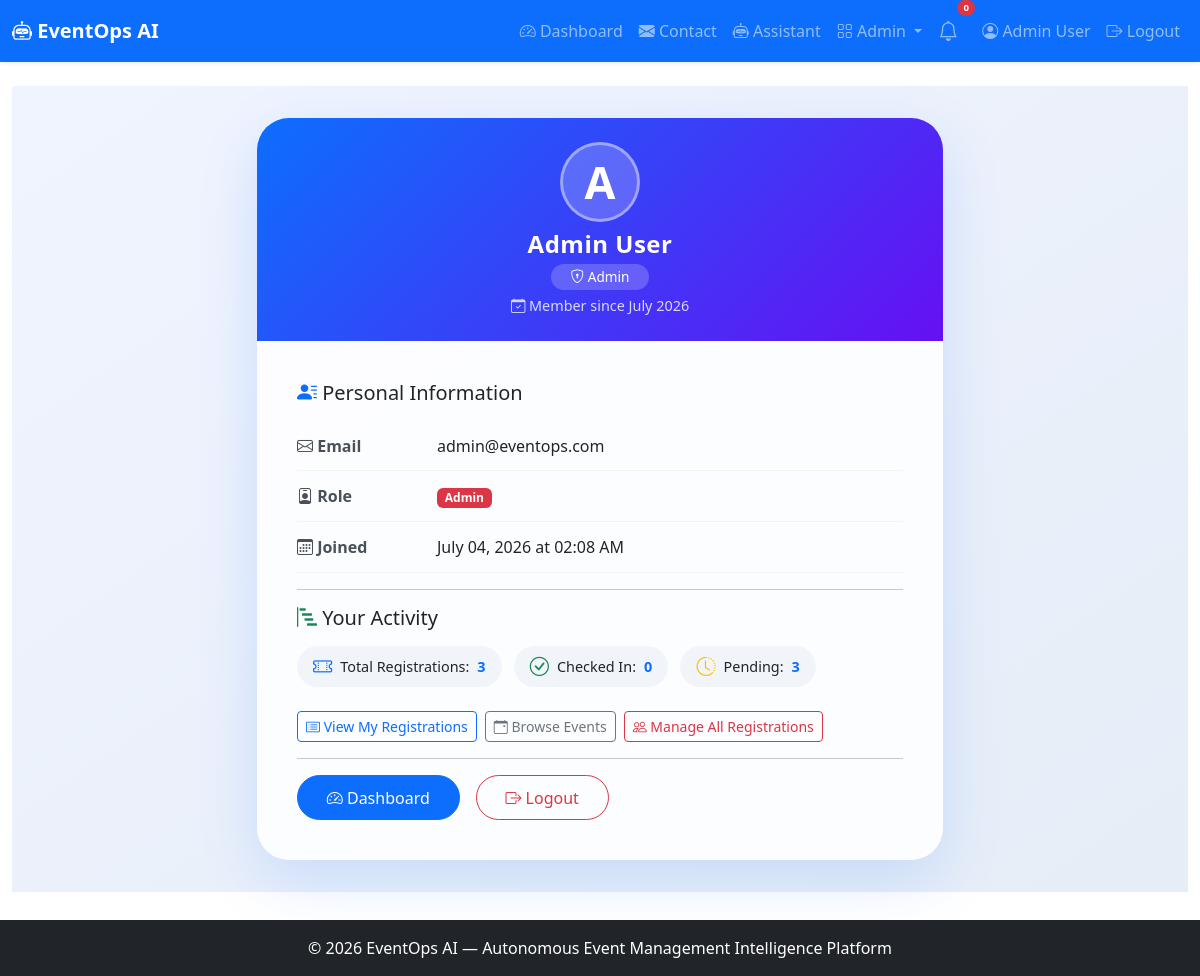
The app's page /profile (signed in) with its own data.
### app.py (models this page shows, shortened)
class User(UserMixin, db.Model):
    id = db.Column(db.Integer, primary_key=True)
    name = db.Column(db.String(100), nullable=False)
    email = db.Column(db.String(100), unique=True, nullable=False)
    password_hash = db.Column(db.String(200), nullable=False)
    role = db.Column(db.String(20), default='user')
    created_at = db.Column(db.DateTime, default=lambda: datetime.now(timezone.utc))

### app.py (the view)
@app.route('/profile')
@login_required
def profile():
    user_regs = Registration.query.filter_by(user_id=current_user.id).all()
    total_regs = len(user_regs)
    checked_in = sum(1 for r in user_regs if r.checked_in)
    pending = total_regs - checked_in
    stats = {
        'total_registrations': total_regs,
        'checked_in': checked_in,
        'pending': pending,
    }
    return render_template('profile.html', stats=stats)

### app.py (called while the page is built)
@login_manager.user_loader
def load_user(user_id):
    return User.query.get(int(user_id))

### templates/profile.html (shortened to what this page needs)
{% extends "base.html" %}
{% block content %}
<div class="profile-wrapper">
    <div class="col-md-10 col-lg-8 col-xl-7">
        <div class="card profile-card">
            <div class="card-header">
                <div class="avatar">
                    {{ current_user.name[0] }}
                </div>
                <h4>{{ current_user.name }}</h4>
                <div class="role-badge">
                    <i class="bi {{ 'bi-shield-lock' if current_user.role == 'admin' else 'bi-person' }}"></i>
                    {{ current_user.role|title }}
                </div>
                <p class="mb-0" style="opacity:0.8; font-size:0.9rem; margin-top:0.3rem;">
                    <i class="bi bi-calendar-check"></i> Member since {{ current_user.created_at.strftime('%B %Y') if current_user.created_at else 'N/A' }}
                </p>
            </div>
            <div class="card-body">
                <h5 class="mb-3"><i class="bi bi-person-lines-fill text-primary"></i> Personal Information</h5>
                <div class="info-row">
                    <div class="info-label"><i class="bi bi-envelope"></i> Email</div>
                    <div class="info-value">{{ current_user.email }}</div>
                </div>
                <div class="info-row">
                    <div class="info-label"><i class="bi bi-person-badge"></i> Role</div>
                    <div class="info-value">
                        <span class="badge bg-{{ 'danger' if current_user.role == 'admin' else 'primary' }}">
                            {{ current_user.role|title }}
                        </span>
                    </div>
                </div>
                <div class="info-row">
                    <div class="info-label"><i class="bi bi-calendar3"></i> Joined</div>
                    <div class="info-value">
                        {{ current_user.created_at.strftime('%B %d, %Y at %I:%M %p') if current_user.created_at else 'N/A' }}
                    </div>
                </div>
                <hr>
                <h5 class="mb-3"><i class="bi bi-bar-chart-steps text-success"></i> Your Activity</h5>
                <div class="mb-3">
                    <span class="stat-badge"><i class="bi bi-ticket-perforated text-primary"></i> Total Registrations: <span class="stat-number">{{ stats.total_registrations }}</span></span>
                    <span class="stat-badge"><i class="bi bi-check-circle text-success"></i> Checked In: <span class="stat-number">{{ stats.checked_in }}</span></span>
                    <span class="stat-badge"><i class="bi bi-clock-history text-warning"></i> Pending: <span class="stat-number">{{ stats.pending }}</span></span>
                </div>
                <div class="d-flex flex-wrap gap-2 mt-3">
                    <a href="{{ url_for('user_my_registrations') }}" class="btn btn-outline-primary btn-sm">
                        <i class="bi bi-card-list"></i> View My Registrations
                    </a>
                    <a href="{{ url_for('browse_events') }}" class="btn btn-outline-secondary btn-sm">
                        <i class="bi bi-calendar-event"></i> Browse Events
                    </a>
                    {% if current_user.role == 'admin' %}
                        <a href="{{ url_for('admin_registrations') }}" class="btn btn-outline-danger btn-sm">
                            <i class="bi bi-people"></i> Manage All Registrations
                        </a>
                    {% endif %}
                </div>
                <hr>
                <div class="profile-actions d-flex flex-wrap gap-3 mt-3">
                    <a href="{{ url_for('dashboard') }}" class="btn btn-primary">
                        <i class="bi bi-speedometer2"></i> Dashboard
                    </a>
                    <a href="{{ url_for('logout') }}" class="btn btn-outline-danger">
                        <i class="bi bi-box-arrow-right"></i> Logout
                    </a>
                </div>
            </div>
        </div>
    </div>
</div>
{% endblock %}

### templates/base.html (shortened to what this page needs)
<!DOCTYPE html>
<html lang="en">
<head>
    <link href="https://cdn.jsdelivr.net/npm/bootstrap@5.3.0/dist/css/bootstrap.min.css" rel="stylesheet">
    <link rel="stylesheet" href="https://cdn.jsdelivr.net/npm/bootstrap-icons@1.11.0/font/bootstrap-icons.css">
    <link rel="stylesheet" href="{{ url_for('static', filename='css/style.css') }}">
</head>
<body>
<nav class="navbar navbar-expand-lg navbar-dark bg-primary shadow-sm">
    <div class="container-fluid">
        <a class="navbar-brand fw-bold" href="{{ url_for('index') }}">
            <i class="bi bi-robot"></i> EventOps AI
        </a>
        <div class="collapse navbar-collapse" id="navbarNav">
            <ul class="navbar-nav ms-auto align-items-lg-center">
                {% if current_user.is_authenticated %}
                <li class="nav-item">
                    <a class="nav-link" href="{{ url_for('dashboard') }}">
                        <i class="bi bi-speedometer2"></i> Dashboard
                    </a>
                </li>
                <li class="nav-item">
                    <a class="nav-link" href="{{ url_for('contact') }}">
                        <i class="bi bi-envelope-fill"></i> Contact
                    </a>
                </li>
                <li class="nav-item">
                    <a class="nav-link" href="{{ url_for('assistant_page') }}">
                        <i class="bi bi-robot"></i> Assistant
                    </a>
                </li>
                {% if current_user.role == 'admin' %}
                <li class="nav-item dropdown">
                    <a class="nav-link dropdown-toggle"
                       href="#"
                       role="button"
                       data-bs-toggle="dropdown">
                        <i class="bi bi-grid"></i> Admin
                    </a>
                </li>
                {% endif %}
                <li class="nav-item position-relative me-2">
                    <a class="nav-link"
                       href="#"
                       title="Notifications"
                       data-bs-toggle="dropdown">
                        <i class="bi bi-bell fs-5"></i>
                        <span class="position-absolute top-0 start-100 translate-middle badge rounded-pill bg-danger"
                              style="font-size:0.6rem;">
                            0
                        </span>
                    </a>
                </li>
                <li class="nav-item">
                    <a class="nav-link" href="{{ url_for('profile') }}">
                        <i class="bi bi-person-circle"></i>
                        {{ current_user.name }}
                    </a>
                </li>
                <li class="nav-item">
                    <a class="nav-link" href="{{ url_for('logout') }}">
                        <i class="bi bi-box-arrow-right"></i>
                        Logout
                    </a>
                </li>
                {% endif %}
            </ul>
        </div>
    </div>
</nav>
<main class="container-fluid py-4">
    {% block content %}{% endblock %}
</main>
<footer class="footer bg-dark text-white py-3 mt-4">
    <div class="container text-center">
        © 2026 EventOps AI — Autonomous Event Management Intelligence Platform
    </div>
</footer>
</body>
</html>

### static/css/style.css (style rules this page uses)
body { padding-bottom: 60px; }
.footer { position: fixed; bottom: 0; width: 100%; }

### templates/profile.html (style rules this page uses)
.profile-wrapper { min-height: 80vh; display: flex; align-items: center; justify-content: center; background: linear-gradient(145deg, #f0f4ff 0%, #e6edf7 100%); padding: 2rem 0; }
.profile-card { border: none; border-radius: 2rem; background: rgba(255, 255, 255, 0.85); backdrop-filter: blur(10px); box-shadow: 0 20px 60px rgba(13, 110, 253, 0.15); transition: transform 0.3s ease; overflow: hidden; }
.profile-card .card-header { background: linear-gradient(135deg, #0d6efd, #6610f2); color: white; padding: 1.5rem 2rem; border: none; text-align: center; position: relative; }
.profile-card .card-header .avatar { width: 80px; height: 80px; border-radius: 50%; background: rgba(255,255,255,0.2); display: flex; align-items: center; justify-content: center; margin: 0 auto 0.5rem; font-size: 2.8rem; font-weight: 700; color: white; border: 3px solid rgba(255,255,255,0.4); text-transform: uppercase; backdrop-filter: blur(4px); }
.profile-card .card-header h4 { font-weight: 700; letter-spacing: 0.5px; margin-bottom: 0.1rem; }
.profile-card .card-header .role-badge { display: inline-block; padding: 0.2rem 1.2rem; border-radius: 30px; background: rgba(255,255,255,0.2); font-size: 0.85rem; font-weight: 500; margin-top: 0.2rem; }
.profile-card .card-body { padding: 2.5rem 2.5rem; }
.info-row { display: flex; padding: 0.8rem 0; border-bottom: 1px solid #f1f3f5; }
.info-row .info-label { width: 140px; font-weight: 600; color: #495057; flex-shrink: 0; }
.info-row .info-value { flex: 1; color: #212529; }
.stat-badge { display: inline-flex; align-items: center; gap: 0.5rem; padding: 0.4rem 1rem; border-radius: 50px; background: #f1f4f9; font-size: 0.9rem; margin-right: 0.5rem; margin-bottom: 0.5rem; }
.stat-badge i { font-size: 1.2rem; }
.stat-badge .stat-number { font-weight: 700; color: #0d6efd; }
.profile-actions .btn { border-radius: 50px; padding: 0.6rem 1.8rem; font-weight: 500; transition: all 0.2s ease; }

### records on screen
User: name "Admin User", name "A", role "Admin", created_at "July 2026", email "admin@eventops.com", created_at "July 04, 2026 at 02:08 AM"

### other values on screen
{{ stats.total_registrations }} "3"
{{ stats.checked_in }} "0"
{{ stats.pending }} "3"
